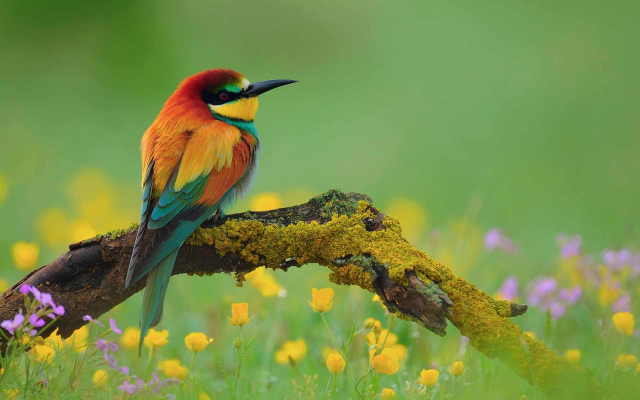
#> input picture data/bird.jpg, 1280 x 800 px, found by its file name (shown at 1/2 size)
$ python image_crop.py
#> lines starting #> are read from the running program, lines starting #| are printed output that depends on the picture
import os
import cv2

img_path = os.path.join(".", "data", "bird.jpg")
img = cv2.imread(img_path)
#> img is the input picture: shape (800, 1280, 3); mean B, G, R 72.1, 142.7, 120.4
print(img.shape)
#| (800, 1280, 3)

cropped_img = img[50:700,100:700]
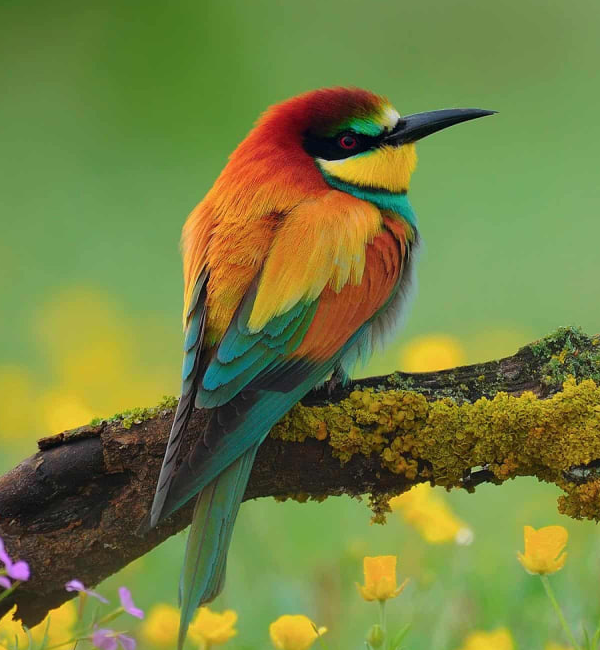
#> cropped_img: shape (650, 600, 3); mean B, G, R 64.1, 128.9, 116.4


cv2.imshow("image", img)
cv2.imshow("cropped", cropped_img)
cv2.waitKey(0)

$ run again, with data/basketball_player.jpg copied over data/bird.jpg
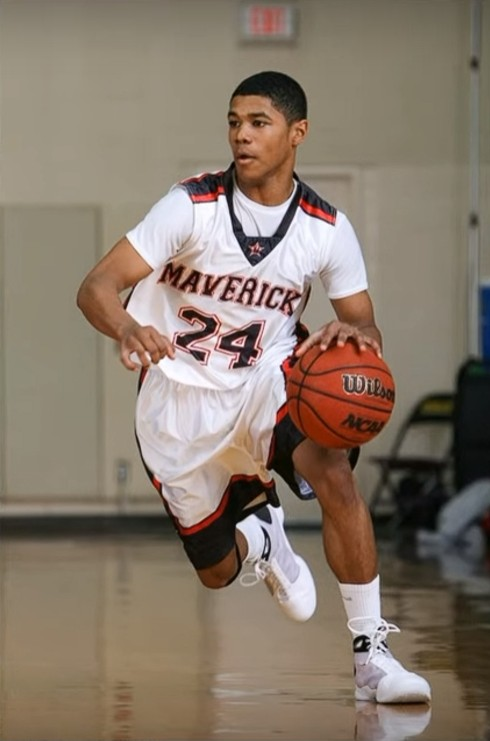
#> input picture data/basketball_player.jpg, 490 x 741 px, found by its file name
#> img is the input picture: shape (741, 490, 3); mean B, G, R 107, 121.4, 136
#| (741, 490, 3)
#> `cropped_img = img[50:700,100:700]`:
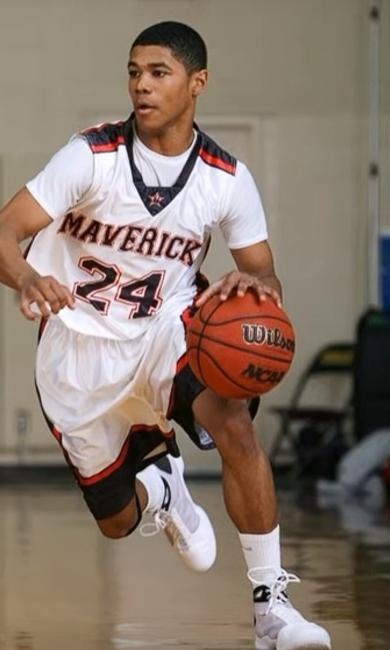
#> cropped_img: shape (650, 390, 3); mean B, G, R 108, 120.2, 136.2

$ run again, with data/bear.jpg copied over data/bird.jpg
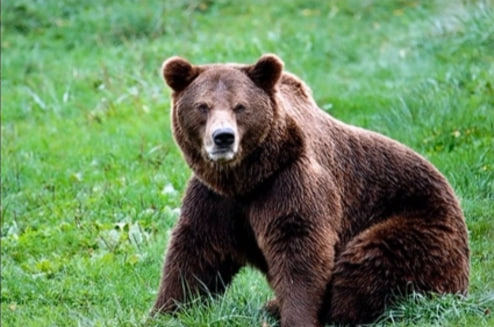
#> input picture data/bear.jpg, 494 x 327 px, found by its file name
#> img is the input picture: shape (327, 494, 3); mean B, G, R 89.5, 133, 103
#| (327, 494, 3)
#> `cropped_img = img[50:700,100:700]`:
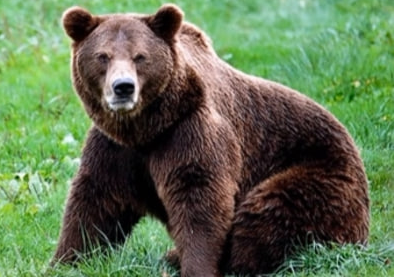
#> cropped_img: shape (277, 394, 3); mean B, G, R 79.4, 111.4, 94.6

$ run again, with data/cow.jpg copied over data/bird.jpg
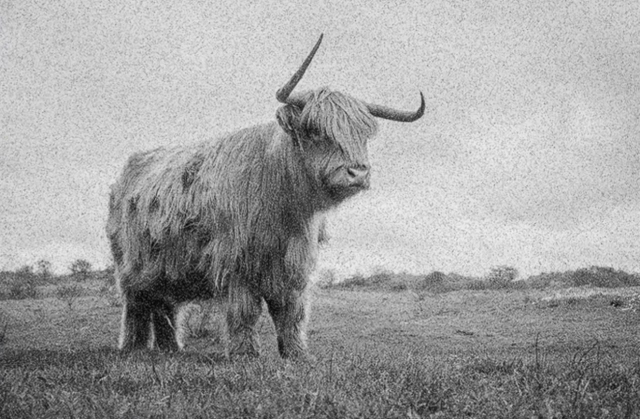
#> input picture data/cow.jpg, 1280 x 838 px, found by its file name (shown at 1/2 size)
#> img is the input picture: shape (838, 1280, 3); mean B, G, R 160.9, 160.9, 160.9
#| (838, 1280, 3)
#> `cropped_img = img[50:700,100:700]`:
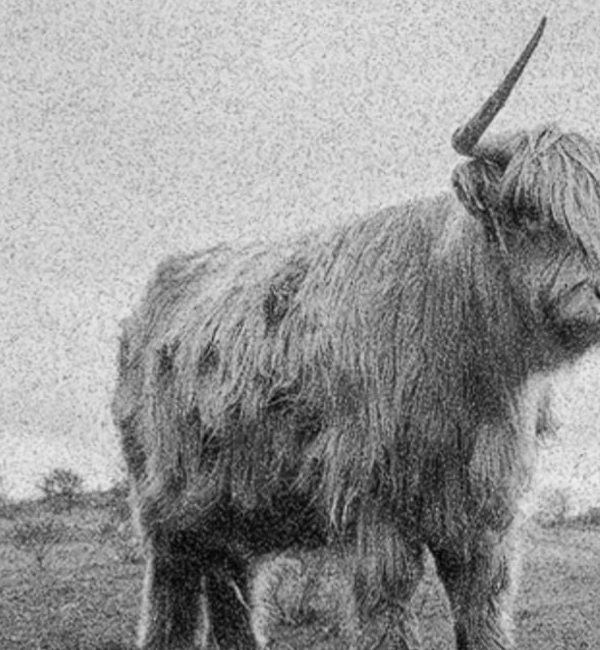
#> cropped_img: shape (650, 600, 3); min 1, max 242, mean 151.1
